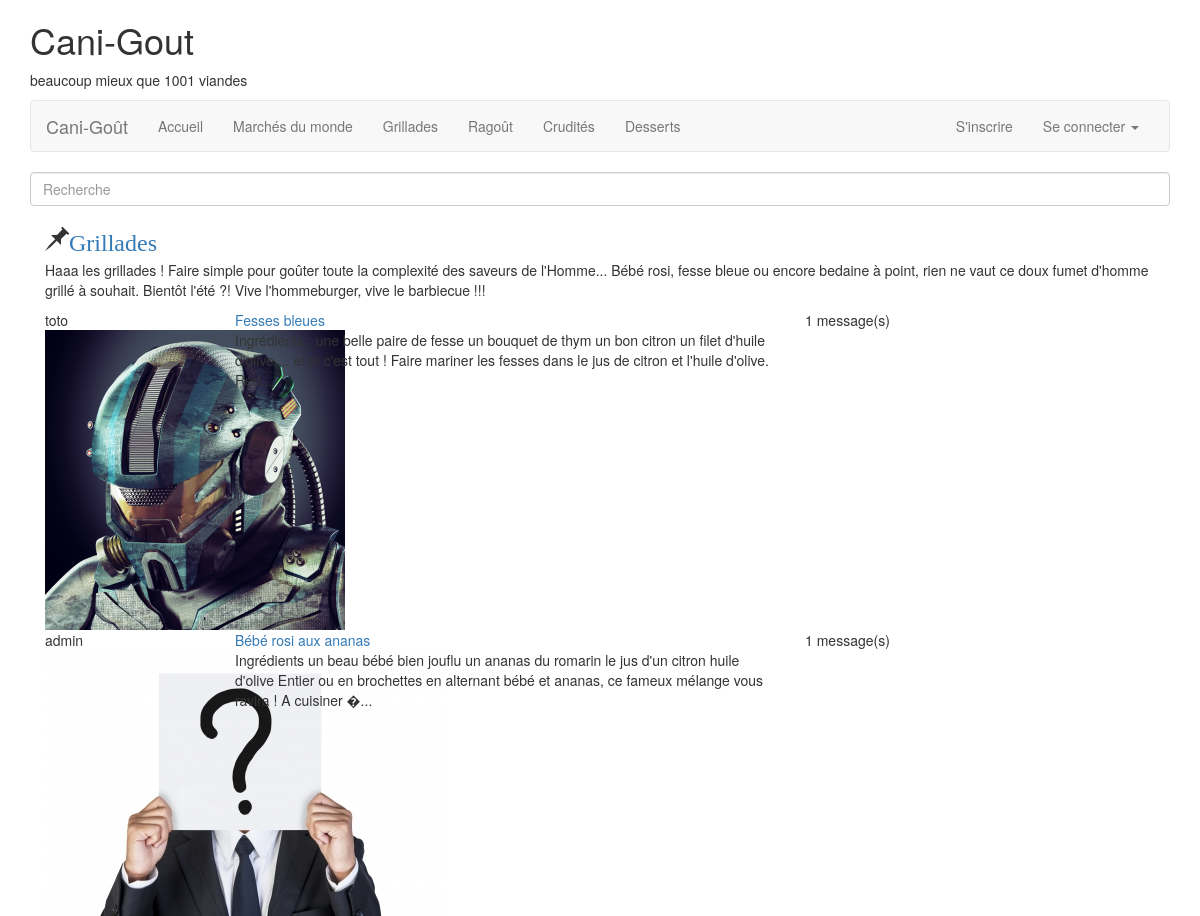
Page /category/Grillades on the committed database.
### tables this page shows
CREATE TABLE IF NOT EXISTS `category` (
  `id` int(11) NOT NULL AUTO_INCREMENT,
  `name` varchar(512) NOT NULL,
  `description` varchar(4096) NOT NULL,
  PRIMARY KEY (`id`),
  UNIQUE KEY `name` (`name`)
);

CREATE TABLE IF NOT EXISTS `topic` (
  `id` int(11) NOT NULL AUTO_INCREMENT,
  `name` varchar(1024) NOT NULL,
  `id_category` int(11) NOT NULL,
  `id_user` int(11) NOT NULL,
  PRIMARY KEY (`id`),
  KEY `id_category` (`id_category`),
  KEY `id_user` (`id_user`)
);

CREATE TABLE IF NOT EXISTS `user` (
  `id` int(11) NOT NULL AUTO_INCREMENT,
  `login` varchar(256) NOT NULL,
  `email` varchar(512) NOT NULL,
  `password` varchar(512) NOT NULL,
  `avatar` varchar(1024) NOT NULL DEFAULT 'avatar00.jpg',
  `birthdate` date NOT NULL DEFAULT '0000-00-00',
  `description` varchar(1024) NOT NULL,
  `id_permission` int(11) NOT NULL DEFAULT '3',
  `date_register` timestamp NOT NULL DEFAULT CURRENT_TIMESTAMP,
  `log_tchat_date` timestamp NOT NULL DEFAULT '2000-12-31 23:00:00',
  PRIMARY KEY (`id`),
  UNIQUE KEY `login` (`login`,`email`),
  KEY `id_permission` (`id_permission`)
);

CREATE TABLE IF NOT EXISTS `post` (
  `id` int(11) NOT NULL AUTO_INCREMENT,
  `title` varchar(1024) NOT NULL,
  `content` varchar(8192) NOT NULL,
  `id_topic` int(11) NOT NULL,
  `id_user` int(11) NOT NULL,
  `reported` int(11) NOT NULL DEFAULT '0',
  `deleted` int(11) NOT NULL DEFAULT '0',
  PRIMARY KEY (`id`),
  KEY `id_user` (`id_user`),
  KEY `id_topic` (`id_topic`)
);

### apps/skel.php (called while the page is built)
<?php
require('./views/skel.phtml');
?>

### apps/header.php (called while the page is built)
<?php
require('views/header.phtml');
?>

### apps/navbar.php (called while the page is built, shortened)
<?php
require('views/navbar.phtml');
?>

### models/CategoryManager.class.php (called while the page is built, shortened)
<?php
class CategoryManager
{
	private $link;
	public function __construct($link){
		$this->link = $link;
	}
	public function selectByName($category_name){
		$request = "SELECT * FROM category WHERE name='".$category_name."'";
		$res = mysqli_query($this->link, $request);
		if($res){
			$category = mysqli_fetch_object($res, 'Category', array($this->link));
			return $category;
		}else{
			throw new Exception("Erreur : Votre requête n'a pas abouti.");
		}
	}
	public function selectAll(){
		$request = "SELECT * FROM category";
		$res = mysqli_query($this->link, $request);
		if($res){
			$resultat = array();
			while ($category = mysqli_fetch_object($res, 'Category', array($this->link)))
			{
				$resultat[] = $category;
			}
			return $resultat;
		}else{
			throw new Exception("Erreur : Votre requête n'a pas abouti.");
		}
	}
}
?>

### models/Category.class.php (called while the page is built, shortened)
<?php
class Category{
	private $id;
	private $name;
	private $description;
	private $link;
	public function __construct($link)
	{
		$this->link = $link;
	}
	public function getName(){
		return $this->name;
	}
	public function getDescription(){
		return $this->description;
	}
	public function selectAll()
		{
			$request="SELECT * FROM topic WHERE id_category='".$this->id."'";
			$res=mysqli_query($this->link, $request);
			if($res)
			{
				$listTopic=array();
				while($topic=mysqli_fetch_object($res, 'Topic', array($this->link)))
				{
					$listTopic[]=$topic;
				}
				return $listTopic;
			}
			else
			{
				throw new Exception("Erreur : Votre requête n'a pas abouti.");
			}
		}
}
?>

### apps/content.php (called while the page is built)
<?php
require('./views/content.phtml');
?>

### apps/search.php (called while the page is built)
<?php
require('views/search.phtml');
?>

### apps/category.php (called while the page is built, shortened)
<?php
$manager = new CategoryManager($link);
$category = $manager->selectByName(str_replace('_', ' ',$_GET['category']));
require('views/listCat.phtml');
?>

### models/Topic.class.php (called while the page is built, shortened)
<?php
class Topic{
private $id;
private $name;
private $id_user;
private $link;
public function __construct($link)
{
	$this->link=$link;
}
	public function getName()
	{
		return $this->name;
	}
	public function selectFirst()
	{
		$request="SELECT * FROM post WHERE id_topic='".$this->id."' LIMIT 1";
		$res=mysqli_query($this->link, $request);
		if($res)
		{
			$post=mysqli_fetch_object($res, 'Post', array($this->link));
		return $post;
		}
		else
		{
			throw new Exception('aucun post');
		}
	}
	public function getAuthor()
	{
		$manager = new UserManager($this->link);
		$author = $manager->selectById($this->id_user);
		return $author;
	}
	public function countPost(){
		$request="SELECT COUNT(*) FROM post WHERE id_topic=".$this->id."";
		$result=mysqli_query($this->link, $request);
		$post=mysqli_fetch_array($result);
		if($result==null){
			throw new Exception("Erreur : oups.");
		}
		else{
			$count=$post['COUNT(*)'];
			return $count;
		}
	}
}
?>

### models/UserManager.class.php (called while the page is built, shortened)
<?php
class UserManager
{
	private $link;
	public function __construct($link)
	{
		$this->link = $link;
	}
	public function selectById($id)
	{
		$request = "SELECT * FROM user WHERE id='".intval($id)."'";
		$res = mysqli_query($this->link, $request);
		$user = mysqli_fetch_object($res, 'User', array($this->link));
		if($user==null)
		{
			throw new Exception("Erreur : Cet identifiant n'existe pas.");
		}
		else
		{
			return $user;
		}
	}
}
?>

### models/User.class.php (called while the page is built, shortened)
<?php
class User{
	private $login;
	private $avatar;
	public function getLogin(){
		return $this->login;
	}
	public function getAvatar(){
		return $this->avatar;
	}
}
?>

### models/Post.class.php (called while the page is built, shortened)
<?php
class Post
{
	private $content;
	public function getContent()
	{
		return $this->content;
	}
}
?>

### views/navbar-category.phtml (the view)
<li><a href="category/<?=htmlentities(str_replace(' ', '_', $category->getName()))?>"><?=ucfirst(htmlentities($category->getName()))?></a></li>

### index.php (shortened to what this page needs)
<?php
$search= "";
$pageList = array('home','category','profil','register','admin','singlecategory', 'createPost', 'remotePost', 'tchat');
$page = 'home';
if (isset($_GET['page']) && in_array($_GET['page'], $pageList))
	$page = $_GET['page'];
if (isset($_SERVER['HTTP_X_REQUESTED_WITH']) && $_SERVER['HTTP_X_REQUESTED_WITH'] == 'XMLHttpRequest'){
	require('apps/'.$page.'.php');
}else{
	require('apps/skel.php');
}
?>

### views/skel.phtml (shortened to what this page needs)
<!DOCTYPE html>
<html lang="fr">
	<head>
		<link rel="stylesheet/less" href="public/styles/mixins.less">
		<link rel="stylesheet" href="https://maxcdn.bootstrapcdn.com/font-awesome/4.4.0/css/font-awesome.min.css">
		<link rel="stylesheet" href="https://maxcdn.bootstrapcdn.com/bootstrap/3.3.5/css/bootstrap.min.css">
		<link rel="stylesheet/less" href="public/styles/style.less">
		<link rel="stylesheet/less" href="public/styles/style-admin.less">
		<link rel="stylesheet/less" href="public/styles/style-tchat.less">
		<link rel="stylesheet/less" href="public/styles/style-visite.less">
	</head>
	<body>
		<div class="container-fluid">
			<?php require('./apps/header.php'); ?>
			<div class="container">
			<?php require('./apps/content.php'); ?>
			</div>
		</div>
	</body>
</html>

### views/header.phtml
<header class="header container">
	<div class="cadre-header">
	<h1>Cani-Gout</h1>
	<p>beaucoup mieux que  1001 viandes</p>
	</div>
	<?php require('apps/navbar.php');?>
</header>

### views/navbar.phtml (shortened to what this page needs)
<nav class="navbar navbar-default navfont">
	<div class="container-fluid">
		<div class="navbar-header">
			<a class="navbar-brand" href="home">Cani-Goût</a>
		</div>
		<div class="collapse navbar-collapse" id="bs-example-navbar-collapse-1">
			<ul class="nav navbar-nav">
		        <li><a href="home">Accueil</a></li>
		        <?php require('apps/display-navbar-categories.php'); ?>
		    </ul>
			<ul class="nav navbar-nav navbar-right">
				<?php if(!isset($_SESSION['login'])){ ?>
				<li><a href="register">S'inscrire</a></li>
				<?php }?>
		        <li class="dropdown dropdown-module">
				<?php if(isset($_SESSION['login'], $_SESSION['permission'])){
						if($_SESSION['permission'] == "admin"){
	        				require('views/navbar-admin.phtml');
						}
						else
						{
	        				require('views/navbar-user.phtml');
						}
        			}
        			else
        			{
        				require('views/navbar-login.phtml');
        			} ?>
				</li>
		    </ul>
		</div>
	</div>
</nav>

### apps/display-navbar-categories.php
<?php
$manager = new CategoryManager($link);
try
{
	$categories = $manager-> selectAll();
	$i=0;
	while($i < count($categories))
	{
		$category = $categories[$i];
		require('views/navbar-category.phtml');
		$i++;
	}
}
catch(Exception $exception)
{
 header('Location:error');
}
?>

### views/navbar-login.phtml (shortened to what this page needs)
<a href="#" class="dropdown-toggle" data-toggle="dropdown" role="button" aria-haspopup="true" aria-expanded="false">Se connecter <span class="caret"></span></a>

### views/content.phtml
<div class="container-fluid content">
	<?php
	require("./apps/$page.php");
	?>
</div>

### views/listCat.phtml (shortened to what this page needs)
<?php
if(isset($_GET['category']))
require('apps/search.php'); ?>
<div class="row forum">
	<div class="col-xs-12">
		<h3 class="glyphicon glyphicon-pushpin"><a href="category/<?=htmlentities(str_replace(' ', '_', $category->getName()))?>"><?=$category->getName()?></a></h3>
		<p><?=htmlentities($category->getDescription())?></p>
		<div class="searchResult">
			<?php require ('apps/display-listTopics.php');?>
		</div>
	</div>
</div>

### views/search.phtml
<div class="row search">
	<form action="" method="post">
		<input type="text" name="search" placeholder="Recherche" class="form-control" autofocus value="<?=$search?>">
	</form>
</div>

### apps/display-listTopics.php
<?php
if (isset($_GET['search']) && $_GET['search']!=="")
{
	$search = $_GET['search'];
	$catManager = new CategoryManager($link);
		try
		{
		$category_name=str_replace('_', ' ', $_GET['category']);
		$category=$catManager->selectByName($category_name);
		$id_category=$category->getId();
		$found=$category->searchCatTopics($id_category,$search);
			$i=0;
				while($i<count($found))
			{
				$topic=$found[$i];
				if(!isset($_SESSION['login']))
				{
					$author=htmlentities(ucfirst($topic->getAuthor()->getLogin()));
				}
				else
				{
					$postauthor=htmlentities($topic->getAuthor()->getLogin());
					$authorprofil="<a href=\"profil/".$postauthor."\">";
					$author=$authorprofil.ucfirst($postauthor)."</a>";
				}
				require('views/listTopic.phtml');
			$i++;
			}
			exit;
		}
		catch(Exception $e)
		{
			$error=$e->getMessage();
		}
}
else
{
	$listTopics=$category->selectAll();
	foreach($listTopics as $topic)
	{
		if(!isset($_SESSION['login']))
		{
			$author=htmlentities($topic->getAuthor()->getLogin());
		}
		else
		{
			$postauthor=htmlentities($topic->getAuthor()->getLogin());
			$authorprofil="<a href=\"profil/".$postauthor."\">";
			$author=$authorprofil.ucfirst($postauthor)."</a>";
		}
		require('views/listTopic.phtml');
	}
}
?>

### views/listTopic.phtml
<div class="row forum">
	<div class="col-lg-2 col-md-2 col-sm-2 col-xs-12 autor">
		<div><?=$author?></div>
		<img src="public/img/<?=htmlentities($topic->getAuthor()->getAvatar())?>" alt="">
	</div>
	<div class="col-lg-6 col-md-6 col-sm-6 col-xs-12 rules">
		<a href="<?=htmlentities(str_replace(' ', '_', ($category->getName()).'/'.$topic->getName()))?>">
			<?=htmlentities($topic->getName())?>
		</a>
		<div class="message">
			<?=htmlentities(substr($topic->selectFirst()->getContent(), 0, 200))."..."; ?>
		</div>
	</div>
	<div class="col-lg-4 col-md-4 col-sm-4 col-xs-12 infolastpost">
		<?= $topic->countPost(); ?> message(s)
	</div>
</div>

### rows in the picture
category: name "Marchés du monde"
category: name "Grillades", description "Haaa les grillades ! Faire simple pour goûter toute la complexité des saveurs de l'Homme... Bébé rosi, fesse bleue ou encore bedaine à point, rien ne vaut ce doux fumet d'homme grillé à souhait. Bientôt l'été ?! Vive l'hommeburger, vive le barbiecue !!!"
category: name "Ragoût"
category: name "Crudités"
category: name "Desserts"
topic: id_user.login "toto", id_user.avatar (picture), name "Fesses bleues", post.content "Ingrédients : une belle paire de fesse un bouquet de thym un bon citron un filet d'huile d'olive ... et pi c'est tout ! Faire mariner les fesses dans le jus de citron et l'huile d'olive. Réd", countPost "1"
topic: id_user.login "admin", id_user.avatar (picture), name "Bébé rosi aux ananas", post.content "Ingrédients un beau bébé bien jouflu un ananas du romarin le jus d'un citron huile d'olive Entier ou en brochettes en alternant bébé et ananas, ce fameux mélange vous ravira ! A cuisiner �", countPost "1"
